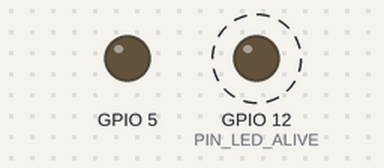
A sketch run on a simulated ESP32. Parts: output pins drawn as LEDs (lit = HIGH). Dashed ring = blinking. Storage starts empty; what the sketch prints to the serial monitor is not drawn.

Above: at 2.8 s.
Timing chart, 0 to 5.2 s (numbered marks = the images above):
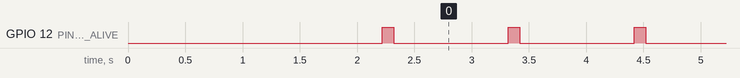

Measured:
- by itself, GPIO 12 (PIN_LED_ALIVE): alternates HIGH for 0.10 s and LOW for 1.0 s

The sketch:

microSD.ino
```cpp
#include "FS.h"
#include "SD.h"
#include "SPI.h"

// alive signal pin
#define PIN_LED_ALIVE 12

// SPI pins
#define VSPI_CLK  18
#define VSPI_MISO 19
#define VSPI_MOSI 23
#define VSPI_SS   05

#define HSPI_CLK  27
#define HSPI_MISO 14
#define HSPI_MOSI 13
#define HSPI_SS   04

SPIClass * vspi = NULL;
SPIClass * hspi = NULL;

// prototypes
void listDir(fs::FS&, const char*, uint8_t);
void createDir(fs::FS&, const char*);
void removeDir(fs::FS&, const char*);
void readFile(fs::FS&, const char*);
void writeFile(fs::FS&, const char*, const char*);
void appendFile(fs::FS&, const char*, const char*);
void renameFile(fs::FS&, const char*, const char*);
void deleteFile(fs::FS&, const char*);
void testFileIO(fs::FS&, const char*);

void setup(){
    pinMode(PIN_LED_ALIVE, OUTPUT);

    Serial.begin(115200);
    Serial.setDebugOutput(true);
    Serial.println();
    Serial.println("|-----------------------------|");
    Serial.println("|                             |");
    Serial.println("|        micro SD test        |");
    Serial.println("|                             |");
    Serial.println("|-----------------------------|");
    Serial.println();

    vspi = new SPIClass(VSPI);
    hspi = new SPIClass(HSPI);

    vspi->begin(VSPI_CLK, VSPI_MISO, VSPI_MOSI, VSPI_SS);
    hspi->begin(HSPI_CLK, HSPI_MISO, HSPI_MOSI, HSPI_SS);

    pinMode(vspi->pinSS(), OUTPUT);
    pinMode(hspi->pinSS(), OUTPUT);

    // micro SD test
    if(!SD.begin(hspi->pinSS(), *hspi)){
        Serial.println("Card Mount Failed");
        return;
    }
    uint8_t cardType = SD.cardType();

    if(cardType == CARD_NONE){
        Serial.println("No SD card attached");
        return;
    }

    Serial.print("SD Card Type: ");
    if(cardType == CARD_MMC){
        Serial.println("MMC");
    } else if(cardType == CARD_SD){
        Serial.println("SDSC");
    } else if(cardType == CARD_SDHC){
        Serial.println("SDHC");
    } else {
        Serial.println("UNKNOWN");
    }

    uint64_t cardSize = SD.cardSize() / (1024 * 1024);
    Serial.printf("SD Card Size: %lluMB\n", cardSize);

    listDir(SD, "/", 0);
    createDir(SD, "/mydir");
    listDir(SD, "/", 0);
    removeDir(SD, "/mydir");
    listDir(SD, "/", 2);
    writeFile(SD, "/hello.txt", "Hello ");
    appendFile(SD, "/hello.txt", "World!\n");
    readFile(SD, "/hello.txt");
    deleteFile(SD, "/foo.txt");
    renameFile(SD, "/hello.txt", "/foo.txt");
    readFile(SD, "/foo.txt");
    testFileIO(SD, "/test.txt");
    Serial.printf("Total space: %lluMB\n", SD.totalBytes() / (1024 * 1024));
    Serial.printf("Used space: %lluMB\n", SD.usedBytes() / (1024 * 1024));

    Serial.println();
    Serial.println("|--------------------------|");
    Serial.println("|                          |");
    Serial.println("|        test ended        |");
    Serial.println("|                          |");
    Serial.println("|--------------------------|");
    Serial.println();
}

void loop(){
    // alive signal
    digitalWrite(PIN_LED_ALIVE, HIGH);
    delay(100);
    digitalWrite(PIN_LED_ALIVE, LOW);
    delay(1000);
}

void listDir(fs::FS &fs, const char * dirname, uint8_t levels){
    Serial.printf("Listing directory: %s\n", dirname);

    File root = fs.open(dirname);
    if(!root){
        Serial.println("Failed to open directory");
        return;
    }
    if(!root.isDirectory()){
        Serial.println("Not a directory");
        return;
    }

    File file = root.openNextFile();
    while(file){
        if(file.isDirectory()){
            Serial.print("  DIR : ");
            Serial.println(file.name());
            if(levels){
                listDir(fs, file.name(), levels -1);
            }
        } else {
            Serial.print("  FILE: ");
            Serial.print(file.name());
            Serial.print("  SIZE: ");
            Serial.println(file.size());
        }
        file = root.openNextFile();
    }
}

void createDir(fs::FS &fs, const char * path){
    Serial.printf("Creating Dir: %s\n", path);
    if(fs.mkdir(path)){
        Serial.println("Dir created");
    } else {
        Serial.println("mkdir failed");
    }
}

void removeDir(fs::FS &fs, const char * path){
    Serial.printf("Removing Dir: %s\n", path);
    if(fs.rmdir(path)){
        Serial.println("Dir removed");
    } else {
        Serial.println("rmdir failed");
    }
}

void readFile(fs::FS &fs, const char * path){
    Serial.printf("Reading file: %s\n", path);

    File file = fs.open(path);
    if(!file){
        Serial.println("Failed to open file for reading");
        return;
    }

    Serial.print("Read from file: ");
    while(file.available()){
        Serial.write(file.read());
    }
    file.close();
}

void writeFile(fs::FS &fs, const char * path, const char * message){
    Serial.printf("Writing file: %s\n", path);

    File file = fs.open(path, FILE_WRITE);
    if(!file){
        Serial.println("Failed to open file for writing");
        return;
    }
    if(file.print(message)){
        Serial.println("File written");
    } else {
        Serial.println("Write failed");
    }
    file.close();
}

void appendFile(fs::FS &fs, const char * path, const char * message){
    Serial.printf("Appending to file: %s\n", path);

    File file = fs.open(path, FILE_APPEND);
    if(!file){
        Serial.println("Failed to open file for appending");
        return;
    }
    if(file.print(message)){
        Serial.println("Message appended");
    } else {
        Serial.println("Append failed");
    }
    file.close();
}

void renameFile(fs::FS &fs, const char * path1, const char * path2){
    Serial.printf("Renaming file %s to %s\n", path1, path2);
    if (fs.rename(path1, path2)) {
        Serial.println("File renamed");
    } else {
        Serial.println("Rename failed");
    }
}

void deleteFile(fs::FS &fs, const char * path){
    Serial.printf("Deleting file: %s\n", path);
    if(fs.remove(path)){
        Serial.println("File deleted");
    } else {
        Serial.println("Delete failed");
    }
}

void testFileIO(fs::FS &fs, const char * path){
    File file = fs.open(path);
    static uint8_t buf[512];
    size_t len = 0;
    uint32_t start = millis();
    uint32_t end = start;
    if(file){
        len = file.size();
        size_t flen = len;
        start = millis();
        while(len){
            size_t toRead = len;
            if(toRead > 512){
                toRead = 512;
            }
            file.read(buf, toRead);
            len -= toRead;
        }
        end = millis() - start;
        Serial.printf("%u bytes read for %u ms\n", flen, end);
        file.close();
    } else {
        Serial.println("Failed to open file for reading");
    }


    file = fs.open(path, FILE_WRITE);
    if(!file){
        Serial.println("Failed to open file for writing");
        return;
    }

    size_t i;
    start = millis();
    for(i=0; i<2048; i++){
        file.write(buf, 512);
    }
    end = millis() - start;
    Serial.printf("%u bytes written for %u ms\n", 2048 * 512, end);
    file.close();
}
```
